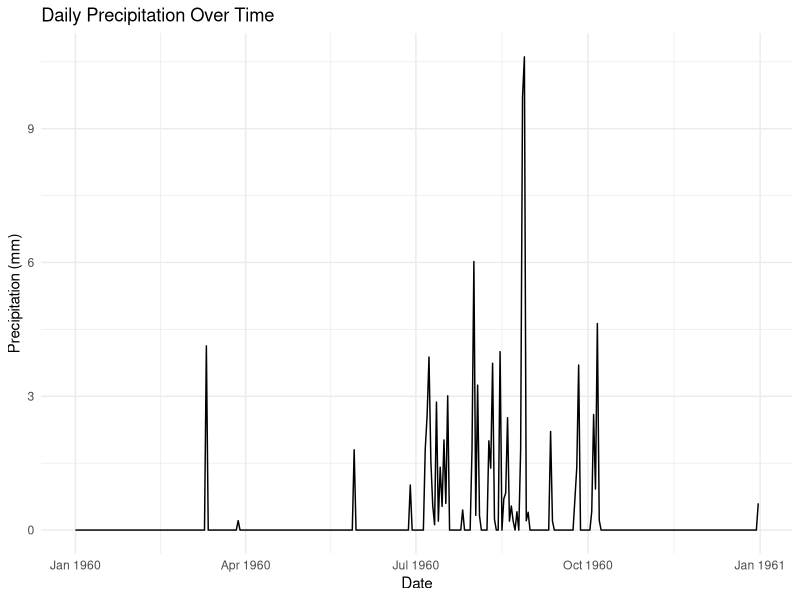

This figure's R source:
# Load libraries
library(ggplot2)
library(dplyr)
library(lubridate)

# Set the working directory
setwd("C:/Users/vedan/Desktop/Main/Weather_data_analysis")

# Read the CSV file
weather_data <- read.csv("weather_data.csv", stringsAsFactors = FALSE)

# Convert the date column to a Date type
weather_data$date <- as.Date(weather_data$date, "%Y-%m-%dT%H:%M:%S")

# Analyze and visualize the data
# Filtering to only include precipitation data
precip_data <- weather_data %>%
  filter(datatype == "PRCP") %>%
  mutate(value_mm = value / 10)  # Convert tenths of mm to mm

# Summary statistics for precipitation
summary_stats <- precip_data %>%
  summarise(
    total_precip = sum(value_mm, na.rm = TRUE),
    avg_daily_precip = mean(value_mm, na.rm = TRUE),
    max_precip = max(value_mm, na.rm = TRUE),
    min_precip = min(value_mm, na.rm = TRUE)
  )

print(summary_stats)

# Plot precipitation over time
ggplot(data = precip_data, aes(x = date, y = value_mm)) +
  geom_line() +
  labs(title = "Daily Precipitation Over Time",
       x = "Date",
       y = "Precipitation (mm)") +
  theme_minimal()